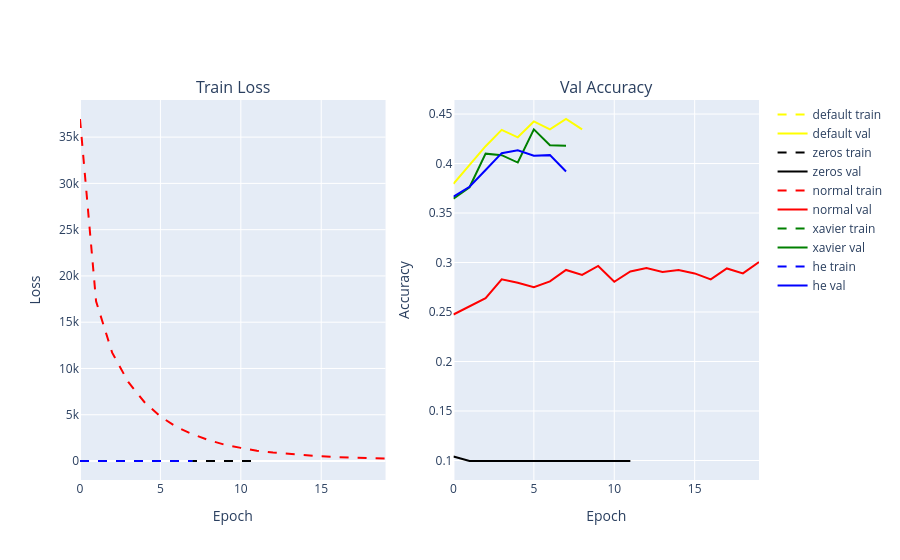

The cell this chart's notebook holds for it:
### Code cell
batch_size = 64
train_loader = DataLoader(train_dataset, batch_size=batch_size, shuffle=True)
val_loader = DataLoader(val_dataset, batch_size=batch_size, shuffle=False)

init_types = ['default','zeros', 'normal', 'xavier', 'he']
histories = {}

for init in init_types:
    print(f'\n=== Инициализация: {init} ===')
    model = MLP(use_bn=False, dropout_rate=0.0, init_type=init).to(device)
    model, history, best_epoch = train_model(model, train_loader, val_loader, epochs=20, patience=5, verbose=False)
    histories[init] = history
    print(f'Best val acc: {max(history["val_acc"]):.4f}')

# Визуализация
fig = make_subplots(rows=1, cols=2, subplot_titles=('Train Loss', 'Val Accuracy'))
colors = {'default':'yellow','zeros':'black', 'normal':'red', 'xavier':'green', 'he':'blue'}
for init in init_types:
    fig.add_trace(go.Scatter(y=histories[init]['train_loss'], mode='lines', name=f'{init} train',
                              line=dict(color=colors[init], dash='dash')), row=1, col=1)
    fig.add_trace(go.Scatter(y=histories[init]['val_acc'], mode='lines', name=f'{init} val',
                              line=dict(color=colors[init])), row=1, col=2)
fig.update_xaxes(title_text='Epoch', row=1, col=1)
fig.update_xaxes(title_text='Epoch', row=1, col=2)
fig.update_yaxes(title_text='Loss', row=1, col=1)
fig.update_yaxes(title_text='Accuracy', row=1, col=2)
fig.show()

### Figure 1 — Plotly figure (JSON) as saved in the notebook; plotly's stock layout.template omitted (floating-point values rounded to 4 significant figures)
{"data": [{"line": {"color": "yellow", "dash": "dash"}, "mode": "lines", "name": "default train", "type": "scatter", "xaxis": "x", "y": [1.824, 1.59, 1.464, 1.345, 1.225, 1.122, 1.005, 0.9195, 0.7858], "yaxis": "y"}, {"line": {"color": "yellow"}, "mode": "lines", "name": "default val", "type": "scatter", "xaxis": "x2", "y": [0.3795, 0.398, 0.4175, 0.434, 0.4265, 0.4425, 0.4345, 0.445, 0.4345], "yaxis": "y2"}, {"line": {"color": "black", "dash": "dash"}, "mode": "lines", "name": "zeros train", "type": "scatter", "xaxis": "x", "y": [2.303, 2.303, 2.303, 2.303, 2.303, 2.303, 2.303, 2.303, 2.303, 2.303, 2.303, 2.303], "yaxis": "y"}, {"line": {"color": "black"}, "mode": "lines", "name": "zeros val", "type": "scatter", "xaxis": "x2", "y": [0.104, 0.0995, 0.0995, 0.0995, 0.0995, 0.0995, 0.0995, 0.0995, 0.0995, 0.0995, 0.0995, 0.0995], "yaxis": "y2"}, {"line": {"color": "red", "dash": "dash"}, "mode": "lines", "name": "normal train", "type": "scatter", "xaxis": "x", "y": [36960.0, 17260.0, 11710.0, 8539.0, 6383.0, 4810.0, 3673.0, 2887.0, 2262.0, 1759.0, 1420.0, 1099.0, 911.8, 756.5, 582.4, 503.6, 420.8, 335.3, 316.2, 255.0], "yaxis": "y"}, {"line": {"color": "red"}, "mode": "lines", "name": "normal val", "type": "scatter", "xaxis": "x2", "y": [0.2475, 0.256, 0.264, 0.283, 0.2795, 0.275, 0.281, 0.2925, 0.2875, 0.2965, 0.2805, 0.291, 0.2945, 0.2905, 0.2925, 0.289, 0.283, 0.294, 0.289, 0.3005], "yaxis": "y2"}, {"line": {"color": "green", "dash": "dash"}, "mode": "lines", "name": "xavier train", "type": "scatter", "xaxis": "x", "y": [1.954, 1.651, 1.514, 1.371, 1.277, 1.145, 1.05, 0.9513], "yaxis": "y"}, {"line": {"color": "green"}, "mode": "lines", "name": "xavier val", "type": "scatter", "xaxis": "x2", "y": [0.3645, 0.376, 0.41, 0.4085, 0.401, 0.4345, 0.4185, 0.418], "yaxis": "y2"}, {"line": {"color": "blue", "dash": "dash"}, "mode": "lines", "name": "he train", "type": "scatter", "xaxis": "x", "y": [2.079, 1.668, 1.508, 1.364, 1.238, 1.147, 1.007, 0.9325], "yaxis": "y"}, {"line": {"color": "blue"}, "mode": "lines", "name": "he val", "type": "scatter", "xaxis": "x2", "y": [0.3665, 0.3765, 0.3935, 0.4105, 0.4135, 0.408, 0.4085, 0.392], "yaxis": "y2"}], "layout": {"annotations": [{"font": {"size": 16}, "showarrow": false, "text": "Train Loss", "x": 0.225, "xanchor": "center", "xref": "paper", "y": 1, "yanchor": "bottom", "yref": "paper"}, {"font": {"size": 16}, "showarrow": false, "text": "Val Accuracy", "x": 0.775, "xanchor": "center", "xref": "paper", "y": 1, "yanchor": "bottom", "yref": "paper"}], "xaxis": {"anchor": "y", "domain": [0, 0.45], "title": {"text": "Epoch"}}, "xaxis2": {"anchor": "y2", "domain": [0.55, 1], "title": {"text": "Epoch"}}, "yaxis": {"anchor": "x", "domain": [0, 1], "title": {"text": "Loss"}}, "yaxis2": {"anchor": "x2", "domain": [0, 1], "title": {"text": "Accuracy"}}}}
